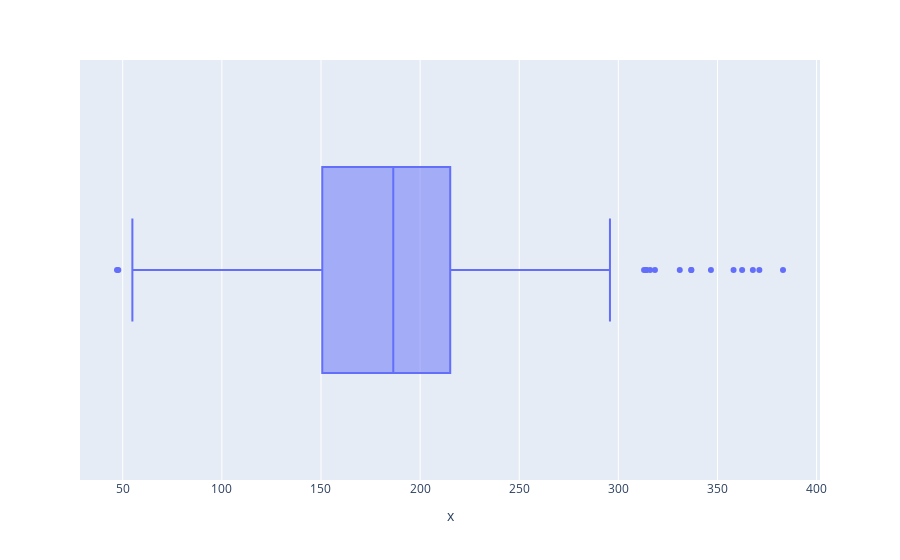

Notebook code cell kept with this figure:
### Code cell
px.box(x=data['Electricity'])

### Figure 1 — Plotly figure (JSON) as saved in the notebook; plotly's stock layout.template omitted (floating-point values rounded to 4 significant figures; data arrays with more than 128 entries replaced by an {"elided": "..."} marker saying what was removed)
{"data": [{"alignmentgroup": "True", "hovertemplate": "x=%{x}<extra></extra>", "legendgroup": "", "marker": {"color": "#636efa"}, "name": "", "notched": false, "offsetgroup": "", "orientation": "h", "showlegend": false, "type": "box", "x": {"elided": "207 float values"}, "x0": " ", "xaxis": "x", "y0": " ", "yaxis": "y"}], "layout": {"boxmode": "group", "legend": {"tracegroupgap": 0}, "margin": {"t": 60}, "xaxis": {"anchor": "y", "domain": [0, 1], "title": {"text": "x"}}, "yaxis": {"anchor": "x", "domain": [0, 1]}}}
